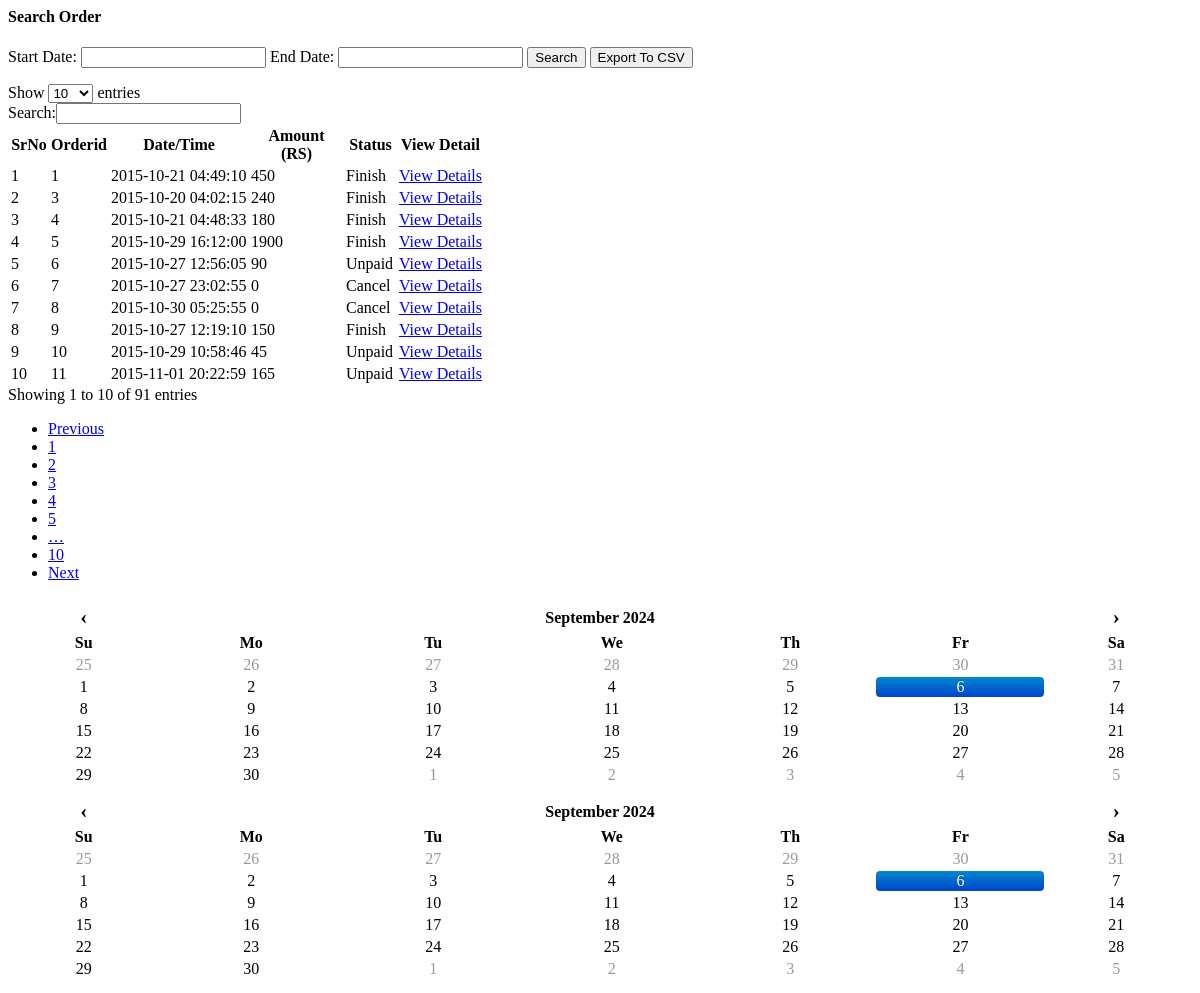
The app's page /report.php with its own data.
### tables this page shows
CREATE TABLE IF NOT EXISTS `settings` (
  `id` int(11) NOT NULL AUTO_INCREMENT,
  `name` varchar(50) NOT NULL,
  `address` varchar(200) NOT NULL,
  `phone` varchar(20) NOT NULL,
  `currency` varchar(50) NOT NULL,
  `tax` int(5) NOT NULL,
  `vattax` int(5) NOT NULL,
  `additionaltax` int(5) NOT NULL,
  `discount` int(11) NOT NULL,
  PRIMARY KEY (`id`)
);

CREATE TABLE IF NOT EXISTS `ordertable` (
  `id` int(11) NOT NULL AUTO_INCREMENT,
  `tableid` int(11) NOT NULL,
  `userid` int(11) NOT NULL,
  `startdatetime` timestamp NOT NULL DEFAULT CURRENT_TIMESTAMP ON UPDATE CURRENT_TIMESTAMP,
  `enddatetime` timestamp NOT NULL DEFAULT '0000-00-00 00:00:00',
  `amount` int(10) NOT NULL,
  `customername` varchar(15) NOT NULL,
  `phone` varchar(15) NOT NULL,
  `grandtotal` int(11) NOT NULL,
  `status` varchar(15) NOT NULL,
  `paymentstatus` varchar(15) NOT NULL,
  `paymentmode` int(11) NOT NULL,
  `discount` int(11) NOT NULL,
  PRIMARY KEY (`id`)
);

### report.php (the view, shortened to what this page needs)
<?php
include 'db.php';
$getcurrency = mysqli_query($conn, "SELECT currency FROM settings");
$rowcurrency = mysqli_fetch_row($getcurrency);
$currency = $rowcurrency[0];
?>
<link href="datepicker/css/datepicker.css" rel="stylesheet">
<div class="col-sm-9 col-sm-offset-3 col-md-12 col-md-offset-2 main">
    <h4 class="sub-header">Search Order</h4>
    <form  role="form" method="POST">
        Start Date:  <input type="text"  id="startdate" name="startdate" class="span2" data-date-format="mm/dd/yy" >
        End Date:   <input type="text"  id="enddate" name="enddate" class="span2" data-date-format="mm/dd/yy">
        <input type="submit" id="btnsubmit" name="btnsubmit" value="Search" class="btn btn-default">
        <input type="submit" id="btnexport" name="btnexport" value="Export To CSV" class="btn btn-default">
    </form>
    <div class="col-sm-9 col-md-8  main">
        <div class="table-responsive">
            <table class="display table table-striped" id="tboreder">
                <thead>
                    <tr>
                        <th>SrNo</th>
                        <th>Orderid</th>
                        <th>Date/Time</th>
                        <th>Amount<?php echo " (" . $currency . ")"; ?></th>
                        <th>Status</th>
                        <th>View Detail</th>
                    </tr>
                </thead>
                <tbody>
                    <?php
                    if (isset($_POST['btnsubmit'])) {
                        $st_date = date("Y-m-d H:i:s", strtotime($_POST['startdate']));
                        $en_date = date("Y-m-d H:i:s", strtotime($_POST['enddate']));
                        $result = mysqli_query($conn, "SELECT * FROM ordertable WHERE startdatetime BETWEEN '$st_date' AND '$en_date';");
                    } else
                        $result = mysqli_query($conn, "SELECT * FROM ordertable;");
                    $no = 1;
                    if (mysqli_num_rows($result) > 0) :
                        while ($row = $result->fetch_assoc()) {
                            $startdatetime = $row["startdatetime"];
                            $orderid = $row["id"];
                            $status = $row["status"];
                            $amount = $row["amount"];
                            if ($status == "0")
                                $status1 = "Unpaid";
                            else if ($status == "1")
                                $status1 = "Process";
                            else if ($status == "2")
                                $status1 = "Paid";
                            else if ($status == "3")
                                $status1 = "Finish";
                            else
                                $status1 = "Cancel";
                            ?>
                            <tr>
                                <td><?php echo $no; ?></td>
                                <td><?php echo $orderid; ?></td>
                                <td><?php echo $startdatetime; ?></td>
                                <td><?php echo $amount; ?></td>
                                <td><?php echo $status1; ?></td>
                                <td><a href="orderDetail.php?oid=<?php echo $orderid ?>">View Details</a></td>
                            </tr>
                            <?php
                            $no++;
                        } endif;
                    ?>
                </tbody>
            </table>
        </div>
    </div>
</div>
</body>
</html>

### records on screen
settings: currency "RS"
ordertable: id "1", startdatetime "2015-10-21 04:49:10", amount "450", status "Finish"
ordertable: id "3", startdatetime "2015-10-20 04:02:15", amount "240", status "Finish"
ordertable: id "4", startdatetime "2015-10-21 04:48:33", amount "180", status "Finish"
ordertable: id "5", startdatetime "2015-10-29 16:12:00", amount "1900", status "Finish"
ordertable: id "6", startdatetime "2015-10-27 12:56:05", amount "90", status "Unpaid"
ordertable: id "7", startdatetime "2015-10-27 23:02:55", amount "0", status "Cancel"
ordertable: id "8", startdatetime "2015-10-30 05:25:55", amount "0", status "Cancel"
ordertable: id "9", startdatetime "2015-10-27 12:19:10", amount "150", status "Finish"
ordertable: id "10", startdatetime "2015-10-29 10:58:46", amount "45", status "Unpaid"
ordertable: id "11", startdatetime "2015-11-01 20:22:59", amount "165", status "Unpaid"
